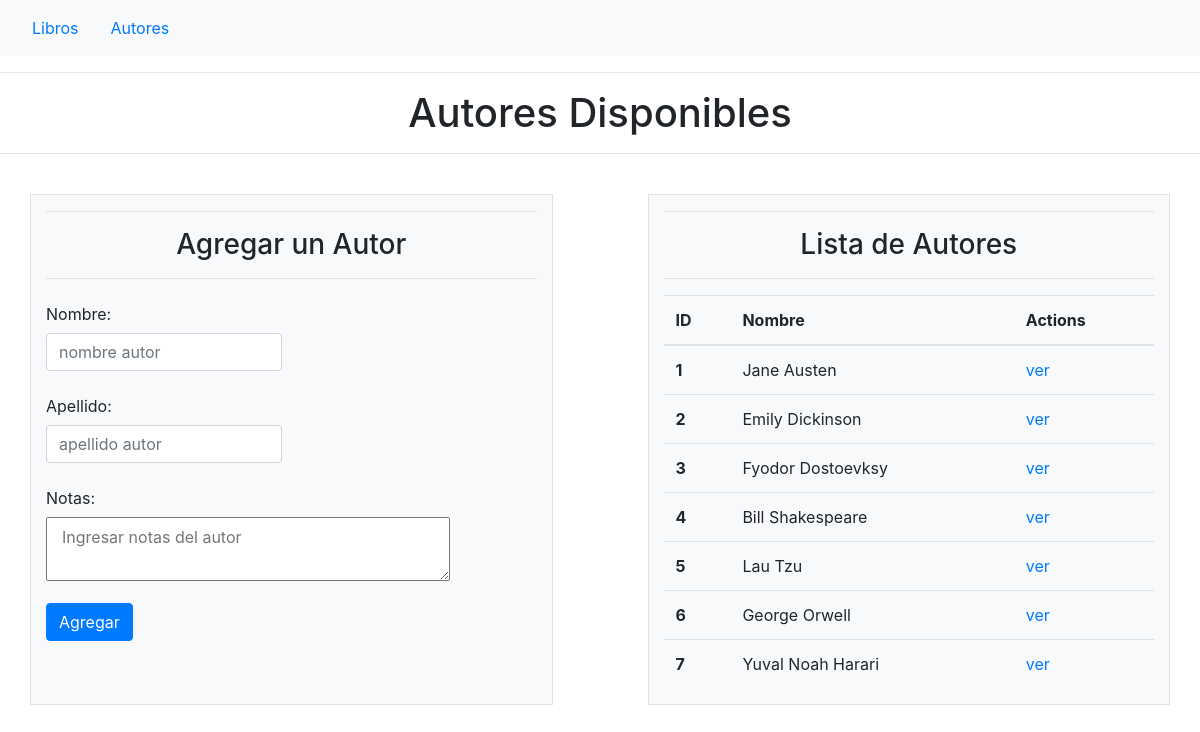
The app's page /view_authors with its own data.
### books_authors_app/models.py (models this page shows)
class Autor(models.Model):
    first_name = models.CharField(max_length=45)
    last_name = models.CharField(max_length=45)
    notas = models.TextField(null=True)
    libros = models.ManyToManyField(Libro, related_name="libros_autores")
    created_at = models.DateTimeField(auto_now_add=True)
    updated_at = models.DateTimeField(auto_now=True)

### books_authors_app/views.py (the view)
# urls.py: path('view_authors', views.view_authors),
def view_authors(request):
    lis_authors = Autor.objects.all() #descargo la lista de autores desde base de datos
    context = {
        'lista' : lis_authors
    }
    return render(request, 'add_author.html', context)

### books_authors_app/templates/add_author.html (shortened to what this page needs)
<!DOCTYPE html>
<html lang="en">
<head>
    <link rel="stylesheet" href="https://stackpath.bootstrapcdn.com/bootstrap/4.1.3/css/bootstrap.min.css">
    {% load static %}
    <link rel="stylesheet" href="{% static 'css/style.css' %}">
</head>
<body>
    <div>
        <nav class="navbar navbar-light bg-light">
            <nav class="nav nav-pills flex-column flex-sm-row">
                <a class="flex-sm-fill text-sm-center nav-link " href="/">Libros</a>
                <a class="flex-sm-fill text-sm-center nav-link " href="/view_authors">Autores</a>
            </nav>
        </nav>
    </div>
    <hr>
    <h1 class="text-center">Autores Disponibles</h1>
    <hr>
    <br>
    <div id="container" class="container justify-content-md-center">
        <div class="row">
            <div id="formulario" class="col bg-light border">
                <hr>
                <h3 class="text-center">Agregar un Autor</h3>
                <hr>
                <form action="add_author" method="POST">
                    <div class="form-group row">
                        <label for="nombre_autor" class="col-sm-3 col-form-label">Nombre:</label>
                        <div class="col-sm-10 text-center">
                            <input type="text" name="nombre_autor" class="form-control col-7" id="nombre_autor" placeholder="nombre autor" required>
                        </div>
                    </div>
                    <div class="form-group row">
                        <label for="apellido_autor" class="col-sm-3 col-form-label">Apellido:</label>
                        <div class="col-sm-10 text-center">
                            <input type="text" name="apellido_autor" class="form-control col-7" id="apellido_autor" placeholder="apellido autor" required>
                        </div>
                    </div>
                    <div class="form-group row">
                        <label for="notas_autor" class="col-sm-3 col-form-label">Notas:</label>
                        <div class="col-10">
                            <textarea id="notas_autor" name="notas_autor" class="col-sm-12 col-form-label row-6" placeholder="Ingresar notas del autor" required></textarea>
                        </div>
                    </div>
                    <div class="form-group row">
                        <div class="col-sm-10">
                            <button type="submit" class="btn btn-primary">Agregar</button>
                        </div>
                    </div>
                </form>
            </div>
            <div id="tabla" class="col offset-md-1 bg-light border">
                <hr>
                <h3 class="text-center">Lista de Autores</h3>
                <hr>
                <table class="table">
                    <thead>
                        <tr>
                            <th scope="col">ID</th>
                            <th scope="col">Nombre</th>
                            <th scope="col">Actions</th>
                        </tr>
                    </thead>
                    <tbody>
                        {% for dato in lista %}
                        <tr>
                            <th scope="row"> {{ dato.id }} </th>
                            <td> {{dato.first_name}} {{dato.last_name}} </td>
                            <td>
                                <a href="author_info/{{dato.id}}">ver</a>
                            </td>
                        </tr>
                        {% endfor %}
                    </tbody>
                </table>
            </div>
        </div>
    </div>
</body>
</html>

### records on screen
Autor: id "1", first_name "Jane", last_name "Austen"
Autor: id "2", first_name "Emily", last_name "Dickinson"
Autor: id "3", first_name "Fyodor", last_name "Dostoevksy"
Autor: id "4", first_name "Bill", last_name "Shakespeare"
Autor: id "5", first_name "Lau", last_name "Tzu"
Autor: id "6", first_name "George", last_name "Orwell"
Autor: id "7", first_name "Yuval Noah", last_name "Harari"
